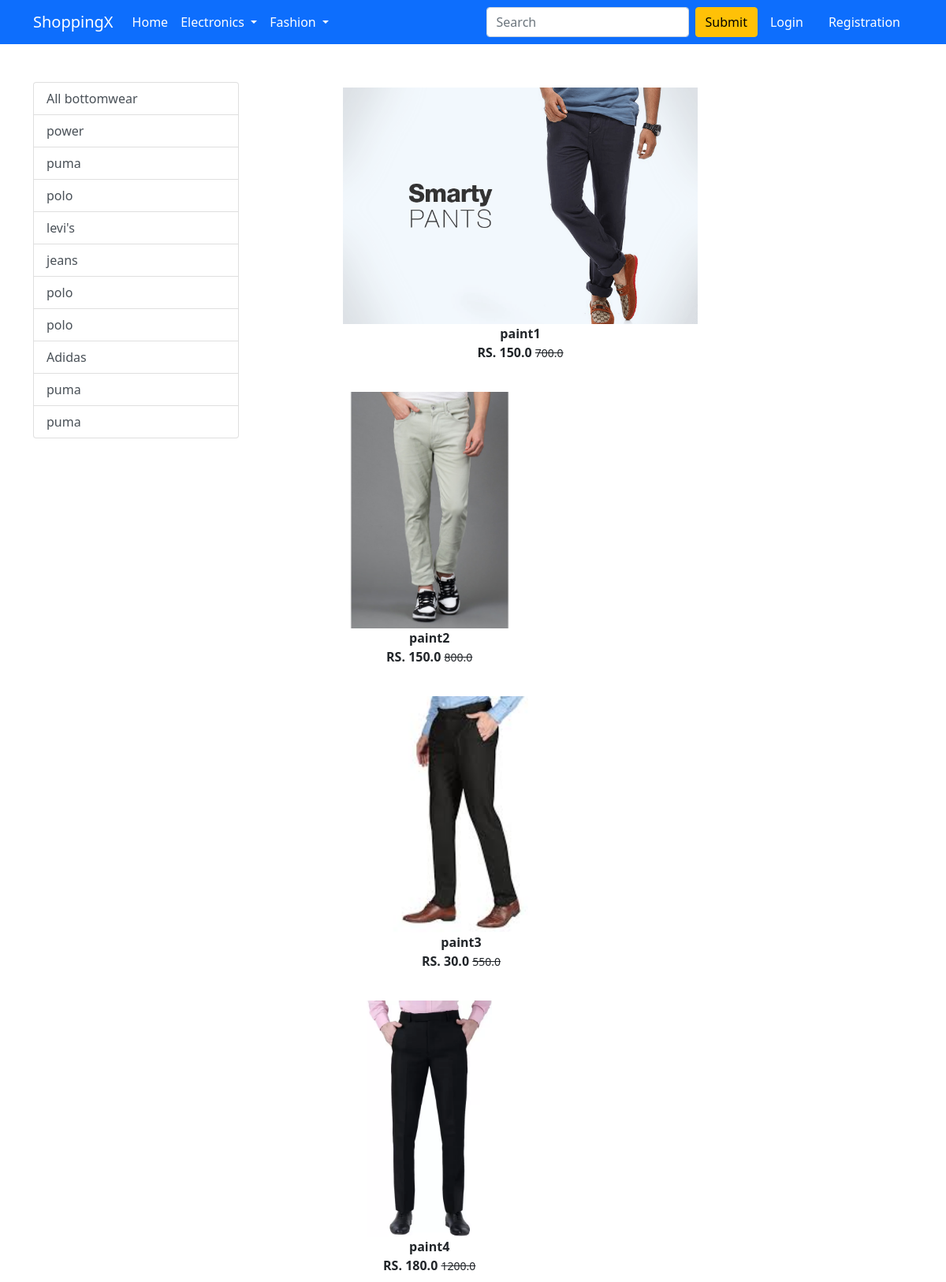
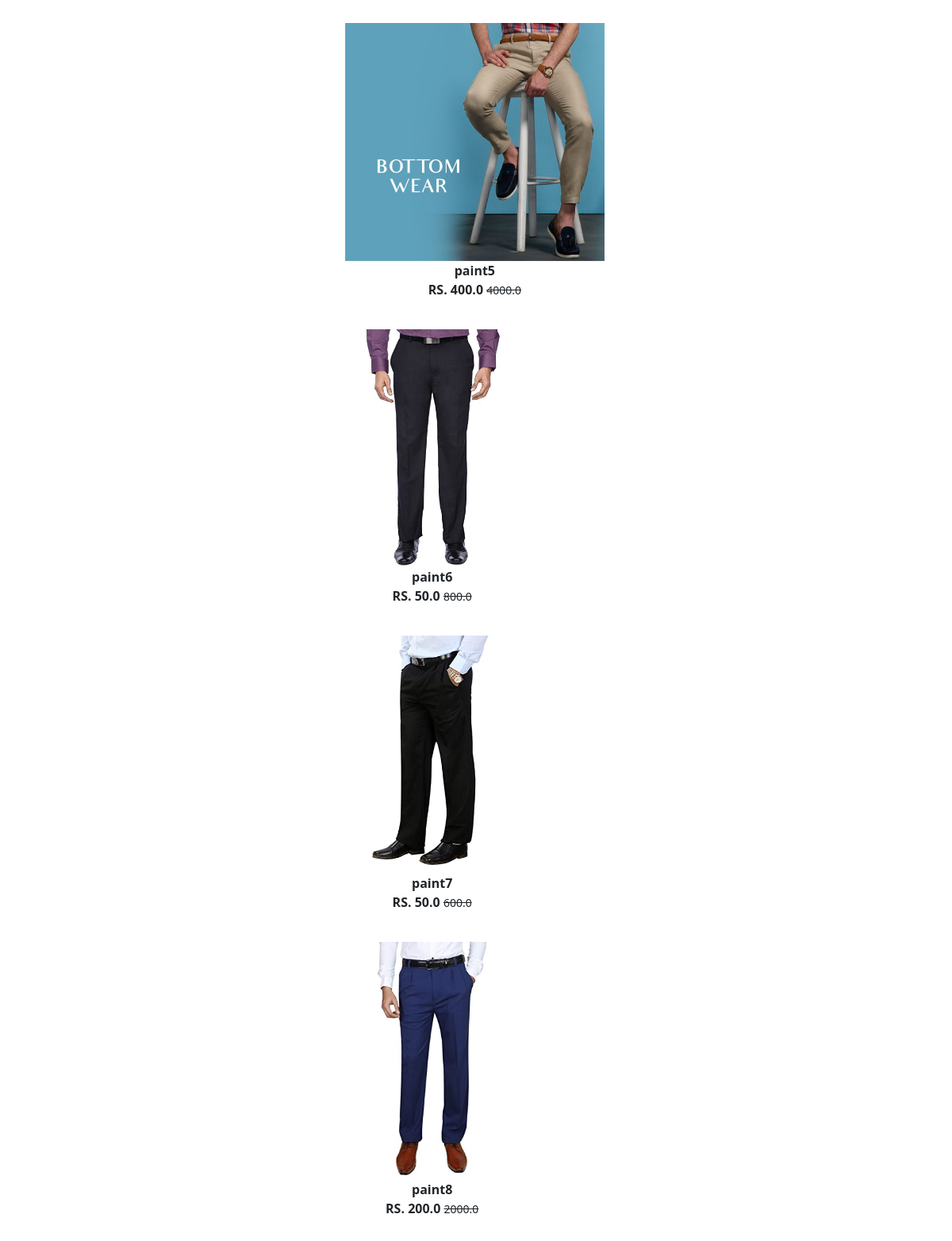
The app's page /bottomwear/ (upper part) with its own data (2 pictures, top to bottom).
### app/models.py (models this page shows, shortened)
class Product(models.Model):
    title=models.CharField(max_length=100)
    selling_price = models.FloatField()
    discounted_price = models.FloatField()
    description = models.TextField()
    brand = models.CharField(max_length=100)
    category = models.CharField(choices=CATEGORY_CHOICES, max_length=50)
    product_image = models.ImageField(upload_to= 'productimg')

### app/views.py (the view)
# urls.py: path('bottomwear/', views.bottomwear, name='bottomwear'),
def bottomwear(request, data=None):
    if data == None:
        bottomwear = Product.objects.filter(category='BW')
    elif data == 'power' or data == 'puma' or data == 'polo' or data == 'jeans' or data == 'Adidas' or data == 'levis':
        bottomwear = Product.objects.filter(category='BW').filter(brand=data)
    elif data == 'below':
        bottomwear = Product.objects.filter(category='BW').filter(discounted_price__lt=10000)
    elif data == 'above':
        bottomwear = Product.objects.filter(category='BW').filter(discounted_price__lt=10000)
    return render(request, 'app/bottomwear.html', {'bottomwear':bottomwear})

### app/templates/app/bottomwear.html (shortened to what this page needs)
{% extends 'app/base.html' %}
{% load static %}
{% block main-content %}
<div class="container my-5">
 <div class="row">
  <div class="col-sm-3">
    <div class="list-group">
        <a href="{% url 'bottomwear' %}" class ="list-group-item list-group-item-action" aria-current="true">All bottomwear </a>
        <a href="{% url 'bottomweardata' 'power' %}" class ="list-group-item list-group-item-action" aria-current="true">power</a>
        <a href="{% url 'bottomweardata' 'puma' %}" class ="list-group-item list-group-item-action" aria-current="true">puma </a>
        <a href="{% url 'bottomweardata' 'polo' %}" class ="list-group-item list-group-item-action" aria-current="true">polo </a>
        <a href="{% url 'bottomweardata' 'levis' %}" class ="list-group-item list-group-item-action" aria-current="true">levi's</a>
        <a href="{% url 'bottomweardata' 'jeans' %}" class ="list-group-item list-group-item-action" aria-current="true">jeans </a>
        <a href="{% url 'bottomweardata' 'polo' %}" class ="list-group-item list-group-item-action" aria-current="true">polo </a>
        <a href="{% url 'bottomweardata' 'polo' %}" class ="list-group-item list-group-item-action" aria-current="true">polo </a>
        <a href="{% url 'bottomweardata' 'Adidas' %}" class ="list-group-item list-group-item-action" aria-current="true">Adidas </a>
        <a href="{% url 'bottomweardata' 'puma' %}" class ="list-group-item list-group-item-action" aria-current="true">puma </a>
        <a href="{% url 'bottomweardata' 'puma' %}" class ="list-group-item list-group-item-action" aria-current="true">puma </a>
    </div>
  </div>
  <div class="col-sm-8 offset-sm-1">
    {% for product in bottomwear %}
    <div class="col-sm-4 text-center mb-4">
        <a href="{% url 'product-detail' product.id%}" class="btn">
            <div class="item"> <img src="{{product.product_image.url}}" alt=""height="300" class="">
                <div class="fw-bold">{{product.title}}</div>
                <div class="fw-bold">RS. {{product.discounted_price}}
                <small class="fw-light text-decoration-line-through">{{product.selling_price}}</small></div>
            </div>
        </a>
    </div>
    {% endfor %}
  </div>
 </div>
</div>
{% endblock main-content %}

### records on screen
Product: product_image (picture), title "paint1", discounted_price "150.0", selling_price "700.0"
Product: product_image (picture), title "paint2", discounted_price "150.0", selling_price "800.0"
Product: product_image (picture), title "paint3", discounted_price "30.0", selling_price "550.0"
Product: product_image (picture), title "paint4", discounted_price "180.0", selling_price "1200.0"
Product: product_image (picture), title "paint5", discounted_price "400.0", selling_price "4000.0"
Product: product_image (picture), title "paint6", discounted_price "50.0", selling_price "800.0"
Product: product_image (picture), title "paint7", discounted_price "50.0", selling_price "600.0"
Product: product_image (picture), title "paint8", discounted_price "200.0", selling_price "2000.0"
